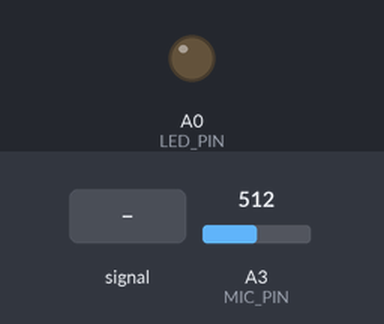
The sketch below on a simulated Arduino Uno, built with avr-gcc and run on an emulated ATmega328P. On the bench: output pins drawn as LEDs (lit = HIGH). The test bench sets the inputs (shaded band); at power-on: A3 (MIC_PIN) = 512. What the sketch prints to the serial monitor is not drawn.

Above: at 1.2 s.
1.3 s: A3 (MIC_PIN) fed a 200 Hz sine of ±255 counts around its level
At 2.3 s:
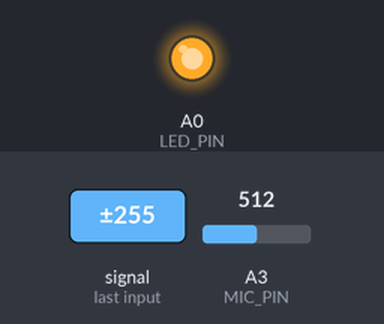
2.8 s: A3 (MIC_PIN) set to 716
At 3.6 s:
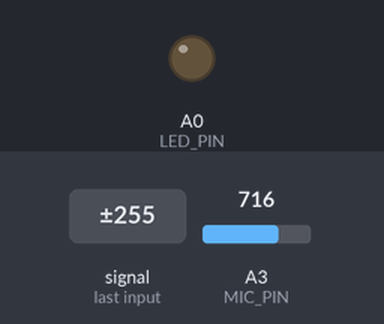
4.7 s: A3 (MIC_PIN) set to 291
6.2 s: A3 (MIC_PIN) set to 261
At 7.1 s:
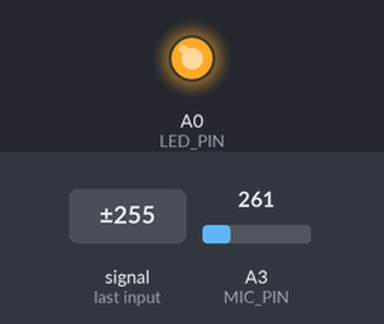
Timing chart, 0 to 8.7 s (numbered marks = the images above; inputs shaded):
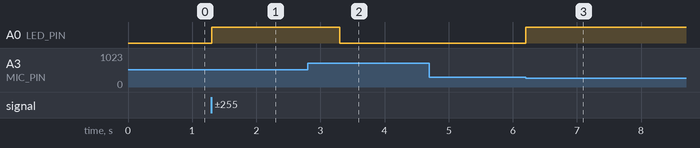

Measured:
- the behaviour switches between 280 and 279 on A3 (MIC_PIN) (found by bisection; images 2 and 3)
- after the input at 1.3 s, A0 (LED_PIN): LOW → HIGH at once
- after the input at 2.8 s, A0 (LED_PIN): HIGH → LOW after 0.50 s
- after the input at 6.2 s, A0 (LED_PIN): LOW → HIGH at once

The sketch:

Microphone.ino
```cpp
#define MIC_PIN A3
#define TEST_AVCC 5
#define AVCC 3.3
#define ADC_PRECISION 10
#define LED_PIN A0
#define LED_THRESHOLD 2.4

void setup() {
  pinMode(LED_PIN, OUTPUT);
  pinMode(MIC_PIN, INPUT);
  Serial.begin(115200);
  while (!Serial);
}

void loop() {

  float _voltage = analogRead(MIC_PIN) * (TEST_AVCC / (float)(1 << ADC_PRECISION));
  // Adjustment of the reading because in the real setup AVCC will be 3.3V
  float voltage = _voltage * (AVCC / TEST_AVCC);
  voltage = AVCC - voltage; // Inverts the voltage because the amplifier inverts it

  Serial.println(voltage);

  static unsigned long lastSpike = 0;
  if(voltage > LED_THRESHOLD) {
    digitalWrite(LED_PIN, HIGH);
    lastSpike = millis();
  }
  if(millis() > lastSpike + 500)
    digitalWrite(LED_PIN, LOW);
}
```
